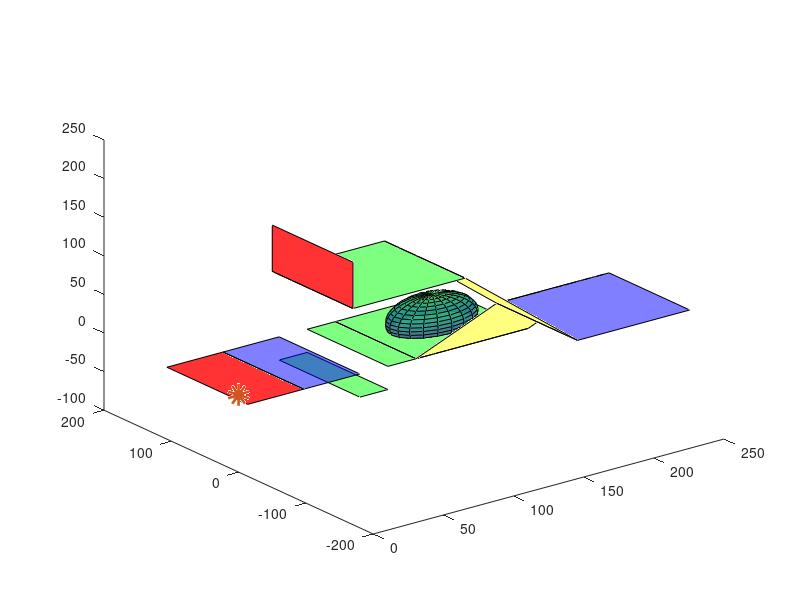

This figure's MATLAB source: (Note: this script raises an error after producing the figure.)
% Fill this script in with your position tracking, force computation,
% and graphics for the virtual environment

close all

%% Run on hardware or simulation
hardwareFlag = false;

%% Plot end effector in environment
global qs % configuration (NOTE: This is only 3 angles now)
global posEE % position of end effectr
global large_button_1
global floor1_flat
global floor2_texturesurface1
global floor3_viscussurface
global floor4_texturesurface2
global floor5_flat
%global floor6_attractionfield
global floor7_flat
global floor8_gravity_fall
global floor9_viscussurface1
global floor10_button
global vsmooth
global spx
global spy
global spz
global rad_sph

figClosed = 0;
qs = [0,0,0]; % initialize robot to zero pose
posEE = [0,0,0];  % initialize position of end effector

hold on; scatter3(0, 0, 0, 'kx', 'Linewidth', 2); % plot origin
h1 = scatter3(0, 0, 0, 'r.', 'Linewidth', 10); % plot end effector position
h2 = quiver3(0, 0, 0, 0, 0, 0, 'b'); % plot output force
if ~hardwareFlag
    h_fig = figure(1);
    set(h_fig, 'Name','Haptic environment: Close figure to quit.' ,'KeyPressFcn', @(h_obj, evt) keyPressFcn(h_obj, evt));
end

%% Create Environment here:
%%%%%%%%%%%%%%%%%%%%%%%%%%%%%%%%%%%%%%%%%%%%%%%%%%%%%%%%%%%%%%%%%%%%%%%%%%%
% Create static objects and interactive objects in their initial state

% Example of a flat plane
%start button
sx=-0.2;
sy=0.3;
sz=0.3;
shx=120;
shy=-50;
shz=0;


large_button_1 = fill3( [sx*600+shx sx*600+shx sx*600+shx sx*600+shx],[sy*0+shy sy*0+shy sy*-400+shy sy*-400+shy], [sz*600+shz sz*800+shz sz*800+shz sz*600+shz], [1 0 0], 'facealpha', 0.8);
floor1_flat = fill3( [sx*200+shx sx*600+shx sx*600+shx sx*200+shx], [sy*0+shy sy*0+shy sy*-400+shy sy*-400+shy],[sz*600+shz sz*600+shz sz*600+shz sz*600+shz], [0 1 0], 'facealpha', 0.5);
 %loor1button1 = fill3([-100 -100 -300 -300], [425 550 550 425], [601 601 601 601], [0.7 0 0], 'facealpha', 0.3);
 %floor1button2 = fill3([-100 -100 -300 -300], [250 375 375 250], [601 601 601 601], [0.7 0 0], 'facealpha', 0.3);
floor2_texturesurface1 = fill3( [sx*-200+shx sx*200+shx sx*200+shx sx*-200+shx],[sy*0+shy sy*0+shy sy*-400+shy sy*-400+shy], [sz*200+shz sz*600+shz sz*600+shz sz*200+shz], [1 1 0], 'facealpha', 0.5);
floor3_viscussurface = fill3( [sx*-600+shx sx*-200+shx sx*-200+shx sx*-600+shx],[sy*0+shy sy*0+shy sy*-400+shy sy*-400+shy], [sz*200+shz sz*200+shz sz*200+shz sz*200+shz], [0 0 1], 'facealpha', 0.5);

floor4_texturesurface2 = fill3( [sx*-200+shx sx*-200+shx sx*-600+shx sx*-600+shx], [sy*400+shy sy*0+shy sy*0+shy sy*400+shy],[sz*-200+shz sz*200+shz sz*200+shz sz*-200+shz], [1 1 0], 'facealpha', 0.5);
floor5_flat = fill3( [sx*-200+shx sx*-200+shx sx*-600+shx sx*-600+shx],[sy*800+shy sy*400+shy sy*400+shy sy*800+shy], [sz*-200+shz sz*-200+shz sz*-200+shz sz*-200+shz], [0 1 0], 'facealpha', 0.5);
%floor6_attractionfield = fill3( [sx*-600+shx sx*-600+shx sx*-600+shx sx*-600+shx],[sy*400+shy sy*800+shy sy*800+shy sy*400+shy], [sz*-200+shz sz*-200+shz sz*0+shz sz*0+shz], [0 1 0], 'facealpha', 0.5);

floor7_flat = fill3( [sx*-200+shx sx*-200+shx sx*-100+shx sx*-100+shx],[sy*800+shy sy*400+shy sy*400+shy sy*800+shy], [sz*-200+shz sz*-200+shz sz*-200+shz sz*-200+shz], [0 1 0], 'facealpha', 0.5);
floor8_gravity_fall = fill3( [sx*0+shx sx*0+shx sx*-100+shx sx*-100+shx],[sy*800+shy sy*400+shy sy*400+shy sy*800+shy], [sz*-300+shz sz*-300+shz sz*-300+shz sz*-300+shz], [0 1 0], 'facealpha', 0.5);
floor9_viscussurface1 = fill3([sx*0+shx sx*0+shx sx*200+shx sx*200+shx],[sy*800+shy sy*400+shy sy*400+shy sy*800+shy],  [sz*-200 sz*-200 sz*-200 sz*-200], [0 0 1], 'facealpha', 0.5);

floor10_button = fill3( [sx*200+shx sx*200+shx sx*400+shx sx*400+shx], [sy*800+shy sy*400+shy sy*400+shy sy*800+shy], [sz*-200+shz sz*-200+shz sz*-200+shz sz*-200+shz], [1 0 0], 'facealpha', 0.8);
told=0;
%attractive
[x,y,z] = sphere;
  rad_sph=30;
   spx=200;
   spy=130;
   spz=-50;
 hsphere2= surf(x*rad_sph+spx, y*rad_sph+spy, z*rad_sph+spz, 'facealpha', 0.8);
 hsphere2.EdgeColor = 'none';
 %ball

 [x,y,z] = sphere;
  r=15;
   spx=150;
   spy=180;
   spz=-45;
 hsphere1= surf(x*r+spx, y*r+spy, z*r+spz);
%hsphere1.get
%hsphere1.XData
%floor1_flat = fill3([200 100 100 200], [-100 -100 100 100], [200 200 200 200], [0.7 0 0], 'facealpha', 0.3);

hold off;
%%%%%%%%%%%%%%%%%%%%%%%%%%%%%%%%%%%%%%%%%%%%%%%%%%%%%%%%%%%%%%%%%%%%%%%%%%%

% set camera properties
axis([-100 300 -200 200 -200 300]);
view([150,14]);
count=0;
vsmooth = zeros();

i = 0; frameSkip = 3; % plotting variable - set how often plot updates
while(1)
    tic
    %% Read potentiometer values, convert to angles and end effector location
    if hardwareFlag
        qs = lynxGetAngles();
    end
    
    %% Calculate current end effector position
    %%%%%%%%%%%%%%%%%%%%%%%%%%%%%%%%%%%%%%%%%%%%%%%%%%%%%%%%%%%%%%%%%%%%%%%
    
    posEEold= posEE;
    posEE = computeEEposition();
    if count==0
        v=0 ;
    else
        v=(posEE-posEEold)/told;
    end
    vprevsmooth = vsmooth;
    vsmooth= 0.1*v +(1-0.1)*vprevsmooth;
    %%%%%%%%%%%%%%%%%%%%%%%%%%%%%%%%%%%%%%%%%%%%%%%%%%%%%%%%%%%%%%%%%%%%%%%
    
    %% Calculate desired force based on current end effector position
    % Check for collisions with objects in the environment and compute the total force on the end effector
    %%%%%%%%%%%%%%%%%%%%%%%%%%%%%%%%%%%%%%%%%%%%%%%%%%%%%%%%%%%%%%%%%%%%%%%
    F = computeForces();
    %%%%%%%%%%%%%%%%%%%%%%%%%%%%%%%%%%%%%%%%%%%%%%%%%%%%%%%%%%%%%%%%%%%%%%%
    if(spy==80)
    dir_step=5;
    elseif(spy==180)
    dir_step=-5;
    end
    %% Plot Environment
    if i == 0
        figClosed = drawLynx(h1, h2, F);
        [xhan,yhan,zhan]=sphere;
        spy=spy+dir_step;
        set(hsphere1, 'XData',xhan*r+spx, 'YData',yhan*r+spy, 'ZData',zhan*r+spz);
        
        %%%%%%%%%%%%%%%%%%%%%%%%%%%%%%%%%%%%%%%%%%%%%%%%%%%%%%%%%%%%%%%%%%%%%%%
        % Set handles for interactive objects you make here
        
        %%%%%%%%%%%%%%%%%%%%%%%%%%%%%%%%%%%%%%%%%%%%%%%%%%%%%%%%%%%%%%%%%%%%%%%
		%set()
        drawnow
    end
    
    %%%%%%%%%%%%%%%%%%%%%%%%%%%%%%%%%%%%%%%%%%%%%%%%%%%%%%%%%%%%
    %% Compute torques from forces and convert to currents for servos
    Tau = computeTorques(F);
    %%%%%%%%%%%%%%%%%%%%%%%%%%%%%%%%%%%%%%%%%%%%%%%%%%%%%%%%%%%%
    
    if hardwareFlag
        if figClosed % quit by closing the figure
            lynxDCTorquePhysical(0,0,0,0,0,0);
            return;
        else
            currents = torquesToCurrents(Tau);
            lynxDCTorquePhysical(currents(1),currents(2),currents(3),0,0,0);
        end
    end
    
    if (figClosed) % quit by closing the figure
        return;
    end
    
    %% Debugging
    %posEE
    %qs
    %F'
    %Tau'
    %[posEE, qs, F', Tau']
     count=count+1;
     told=toc;
    i = mod(i+1, frameSkip);
end